Frame 1 (no input): blank canvas, image omitted
Frame 60 (no input): blank canvas, image omitted
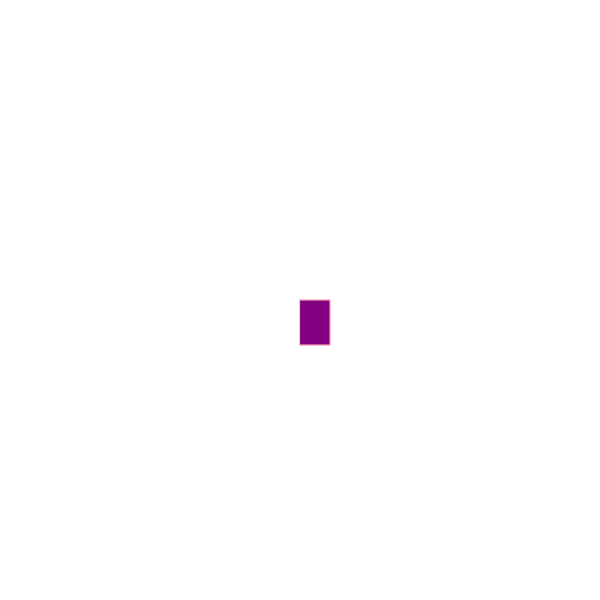
Frame 120 (the mouse pressed at the canvas centre since frame 60)

The p5.js sketch whose frames 1 and 60 were blank and that drew this single picture after the mouse press (run headless with seeded random() and noise() and a simulated clock; from frame 60 on, the mouse is pressed at the canvas centre):

// p5.js sketch
// ── sketch.js
function setup() {
    createCanvas(600, 600);
    background(" Whithe");
  } 
  
  function draw() {
    
    stroke("pink");
    fill("purple");
  
    // console.log(mouseIsPressed);
  
    if (mouseIsPressed) {
      rect(mouseX, mouseY, 30, 45);
    }
   }
  
